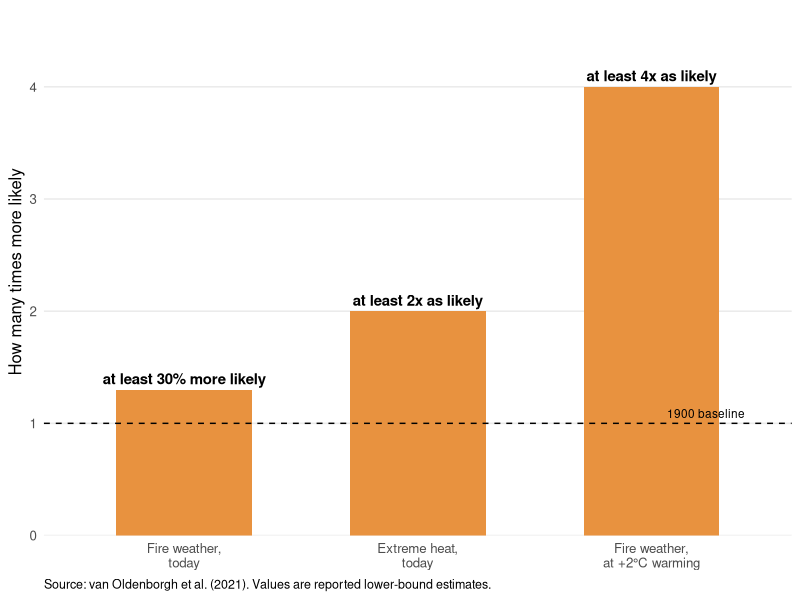

The R source for this figure:
## ---- chunk 1
#| label: fig-likelihood
#| fig-cap: "How much more likely Black Summer-level conditions are today, and under further warming, compared with 1900."

library(ggplot2)

attribution_results <- data.frame(
  result = factor(
    c(
      "Fire weather,\ntoday",
      "Extreme heat,\ntoday",
      "Fire weather,\nat +2\u00b0C warming"
    ),
    levels = c(
      "Fire weather,\ntoday",
      "Extreme heat,\ntoday",
      "Fire weather,\nat +2\u00b0C warming"
    )
  ),
  probability = c(1.30, 2.00, 4.00),
  label = c("at least 30% more likely", "at least 2x as likely", "at least 4x as likely")
)

ggplot(attribution_results, aes(x = result, y = probability)) +
  geom_col(width = 0.58, fill = "#e8923f") +
  geom_hline(yintercept = 1, linetype = "dashed", linewidth = 0.5) +
  geom_text(aes(label = label), vjust = -0.5, size = 3.8, fontface = "bold") +
  annotate("text", x = 3.4, y = 1, label = "1900 baseline", hjust = 1, vjust = -0.6, size = 3) +
  scale_y_continuous(limits = c(0, 4.7), breaks = 0:4, expand = expansion(mult = c(0, 0))) +
  labs(
    x = NULL,
    y = "How many times more likely",
    caption = "Source: van Oldenborgh et al. (2021). Values are reported lower-bound estimates."
  ) +
  theme_minimal(base_size = 12) +
  theme(
    panel.grid.major.x = element_blank(),
    panel.grid.minor = element_blank(),
    plot.caption = element_text(hjust = 0, size = 9)
  )
## ---- chunk 2
#| label: tbl-findings
#| tbl-cap: "Attribution findings for the weather conditions behind Black Summer, and their planning implications."

library(knitr)

findings <- data.frame(
  `Weather driver` = c(
    "Extreme heat",
    "Severe fire weather",
    "Meteorological drought"
  ),
  `Change since 1900` = c(
    "At least 2x as likely",
    "At least 30% more likely (likely an underestimate)",
    "No climate-change signal detected"
  ),
  `What this means for planning` = c(
    "Treat extreme-heat days as a recurring risk, not a rare exception.",
    "Historical counts of severe fire-danger days probably understate future risk.",
    "Year-to-year rainfall swings from natural cycles remain a major, less predictable wildcard."
  ),
  check.names = FALSE
)

kable(findings, align = c("l", "l", "l"))
